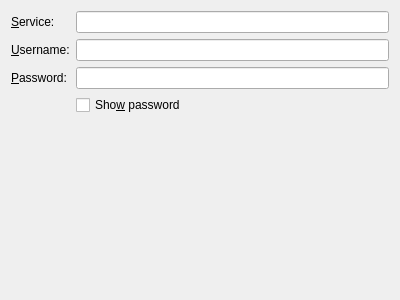
<?xml version="1.0" encoding="UTF-8"?>
<ui version="4.0">
 <class>PppoeWidget</class>
 <widget class="QWidget" name="PppoeWidget">
  <property name="geometry">
   <rect>
    <x>0</x>
    <y>0</y>
    <width>400</width>
    <height>300</height>
   </rect>
  </property>
  <layout class="QFormLayout" name="formLayout">
   <item row="0" column="0">
    <widget class="QLabel" name="label">
     <property name="text">
      <string>&amp;Service:</string>
     </property>
     <property name="buddy">
      <cstring>service</cstring>
     </property>
    </widget>
   </item>
   <item row="0" column="1">
    <widget class="QLineEdit" name="service"/>
   </item>
   <item row="1" column="0">
    <widget class="QLabel" name="label_2">
     <property name="text">
      <string>&amp;Username:</string>
     </property>
     <property name="buddy">
      <cstring>username</cstring>
     </property>
    </widget>
   </item>
   <item row="1" column="1">
    <widget class="QLineEdit" name="username"/>
   </item>
   <item row="2" column="0">
    <widget class="QLabel" name="label_3">
     <property name="text">
      <string>&amp;Password:</string>
     </property>
     <property name="buddy">
      <cstring>password</cstring>
     </property>
    </widget>
   </item>
   <item row="2" column="1">
    <widget class="KLineEdit" name="password">
     <property name="passwordMode">
      <bool>true</bool>
     </property>
    </widget>
   </item>
   <item row="3" column="1">
    <widget class="QCheckBox" name="cbShowPassword">
     <property name="text">
      <string>Sho&amp;w password</string>
     </property>
    </widget>
   </item>
  </layout>
 </widget>
 <customwidgets>
  <customwidget>
   <class>KLineEdit</class>
   <extends>QLineEdit</extends>
   <header>klineedit.h</header>
  </customwidget>
 </customwidgets>
 <resources/>
 <connections/>
</ui>
